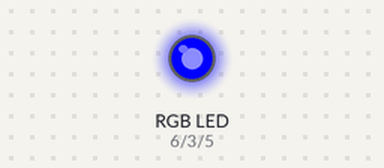
A sketch run on a simulated Arduino Uno, built with avr-gcc and run on an emulated ATmega328P. Shown: an RGB LED mixed from three pins (HIGH = lit). Dim RGB values are drawn brighter than linear.

Above: at 0.05 s.
At 5.25 s:
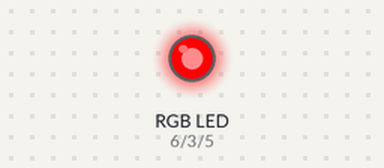
At 10.45 s:
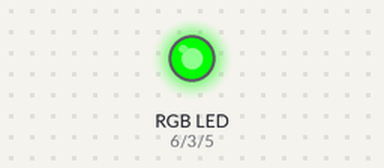
At 20.05 s:
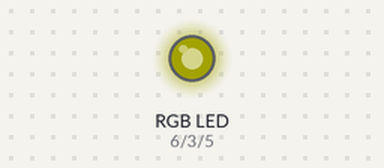
At 29.85 s:
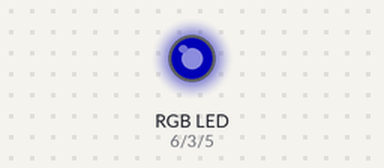
At 39.85 s:
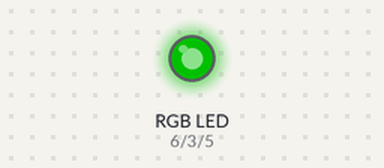
Timing chart, 0 to 40.0 s (numbered marks = the images above):
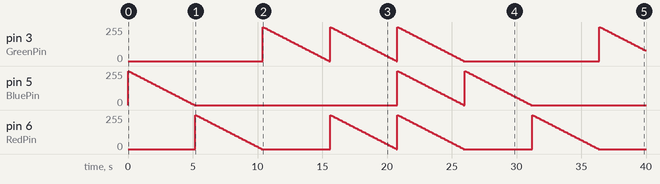

Measured:
- by itself, pin 6 (RedPin): 0/255 → 255/255 at 5.2 s, → 250/255 0.10 s later, → 245/255 0.10 s later, → 240/255 0.10 s later, … (208 changes in this stretch)
- by itself, pin 3 (GreenPin): 0/255 → 255/255 at 10.4 s, → 250/255 0.10 s later, → 245/255 0.10 s later, → 240/255 0.10 s later, … (192 changes in this stretch)

The sketch:

RGB_LED_FF.ino
```cpp
// Ejemplo del control de luces RGB de una cinta led analoga.

// Colobia Arduino 21/Jun/2013
// http://arduinocolombia.blogspot.com/


int RedPin = 6;
int GreenPin = 3;
int BluePin = 5;

void setup()  {
  // nothing happens in setup
}

void loop()  {

         for(int BlueCont = 255 ; BlueCont >= 0; BlueCont -=5) {
          // sets the value (range from 0 to 255):
          analogWrite(BluePin, BlueCont);
          // wait for 30 milliseconds to see the dimming effect
          delay(100);
         }

          analogWrite(RedPin, 0);
          analogWrite(GreenPin, 0);
          analogWrite(BluePin, 0);

         for(int BlueCont = 255 ; BlueCont >= 0; BlueCont -=5) {
          // sets the value (range from 0 to 255):
          analogWrite(RedPin, BlueCont);
          // wait for 30 milliseconds to see the dimming effect

          delay(100);

         }
          analogWrite(RedPin, 0);
          analogWrite(GreenPin, 0);
          analogWrite(BluePin, 0);

         for(int BlueCont = 255 ; BlueCont >= 0; BlueCont -=5) {
          // sets the value (range from 0 to 255):
          analogWrite(GreenPin, BlueCont);
          // wait for 30 milliseconds to see the dimming effect

          delay(100);

         }
        analogWrite(RedPin, 0);
        analogWrite(GreenPin, 0);
        analogWrite(BluePin, 0);

         for(int BlueCont = 255 ; BlueCont >= 0; BlueCont -=5) {
          // sets the value (range from 0 to 255):
          analogWrite(RedPin, BlueCont);
          analogWrite(GreenPin, BlueCont);
          // wait for 30 milliseconds to see the dimming effect
        delay(100);

         }
        analogWrite(RedPin, 0);
        analogWrite(GreenPin, 0);
        analogWrite(BluePin, 0);

        for(int BlueCont = 255 ; BlueCont >= 0; BlueCont -=5) {
        // sets the value (range from 0 to 255):
        analogWrite(RedPin, BlueCont);
        analogWrite(GreenPin, BlueCont);
        analogWrite(BluePin, BlueCont);
         // wait for 30 milliseconds to see the dimming effect
        delay(100);
        }

}
```
